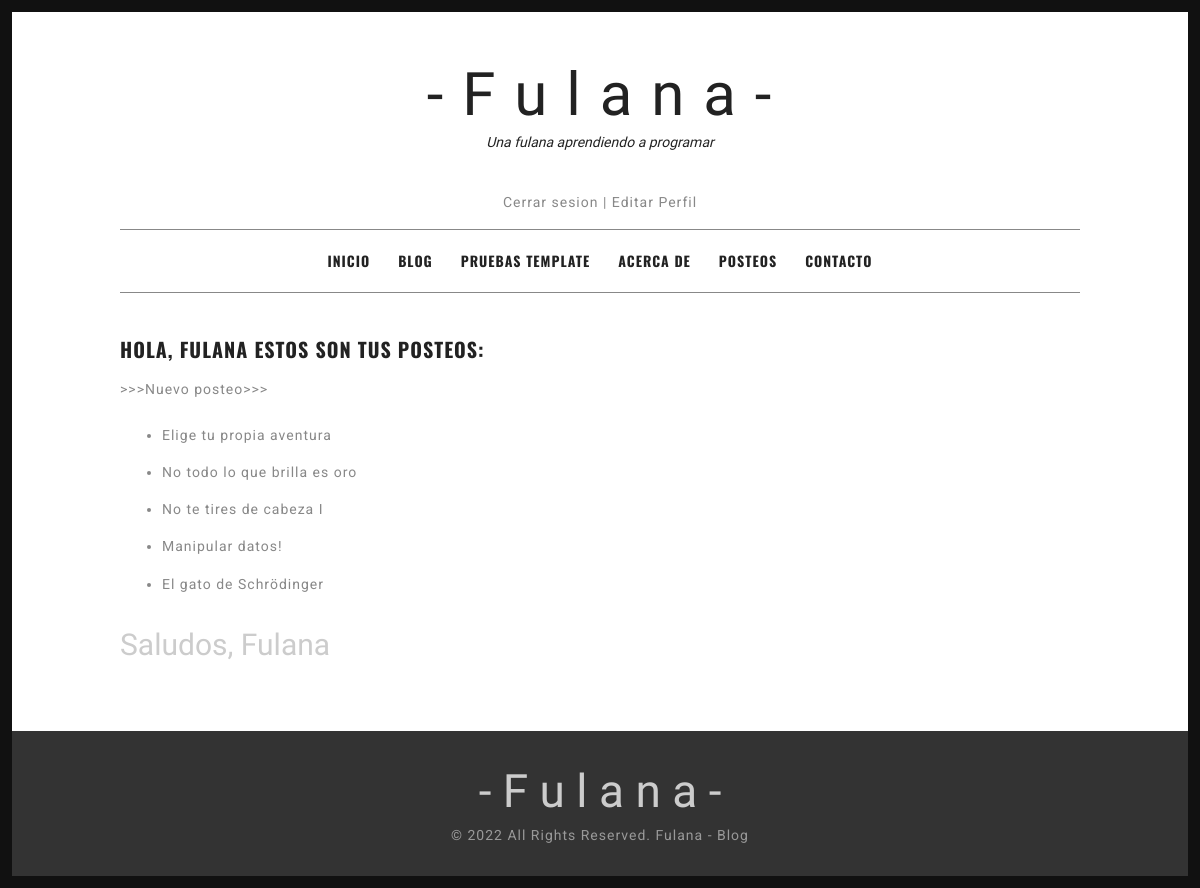
/AppFulana/TodosMisPosteos/ (signed in), run on an earlier commit of the app's database.
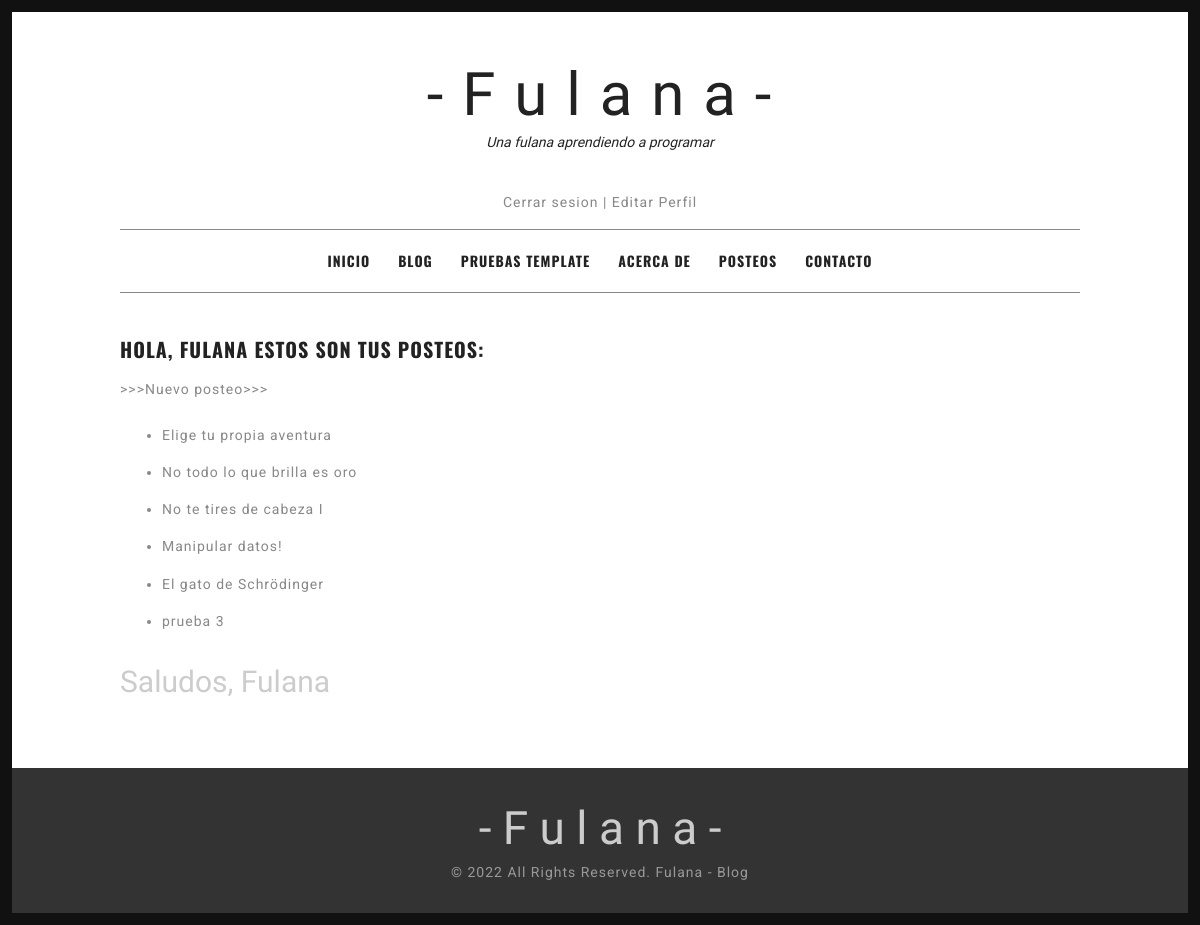
And on a later commit of the database.
### AppFulana/models.py (models this page shows, shortened)
class Posteo (models.Model):
    fechaPosteo = models.DateField()
    tituloPosteo = models.CharField(max_length=130)
    autorPosteo = models.ForeignKey(User, on_delete=models.CASCADE)
    bodyPosteo = models.TextField()
    class Meta:
        verbose_name = "Posteo"
        verbose_name_plural = "Posteos"

### AppFulana/views.py (the view)
# urls.py: path('TodosMisPosteos/', views.TodosMisPosteos.as_view(), name='TodosMisPosteos'),
class TodosMisPosteos (LoginRequiredMixin, ListView):
    model = Posteo
    template_name = "AppFulana/todosMisPosteos.html"
    def get_queryset(self):
        return Posteo.objects.filter(autorPosteo=self.request.user)

### AppFulana/templates/AppFulana/todosMisPosteos.html (shortened to what this page needs)
{% extends "AppFulana/padre.html" %}
{% load static %}
{% block contenidoModificable %}
<div id="content" class="site-content">
    <div id="primary" class="content-area column full">
        <main id="main" class="site-main">
        <article class="hentry">
        <header class="entry-header">
        <h1 class="entry-title">HOLA, {{user}} ESTOS SON TUS POSTEOS: </h1>
        </header>
        <div class="entry-content">
        <p><a href="{% url 'NuevoPosteo' %}">>>>Nuevo posteo>>></a></p>
        <p>
            {%if user %}
            <ul>{%for posteo in object_list%}
                <li>
                <p>{{posteo.tituloPosteo}}</p>
                </li>
                {%endfor%}
            {%endif%}
            </ul>
        </p>
        <h2 style="font-family: 'Herr Von Muellerhoff';color:#ccc;font-weight:300;">Saludos, Fulana</h2>
        </div>
        </article>
        </main>
    </div>
</div>
</div>
{% endblock %}

What changed in the data, as far as the page shows it:
added Posteo: tituloPosteo "prueba 3"
